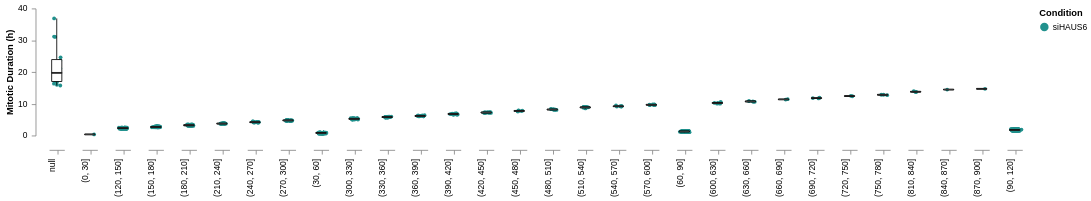

The code cell stored with this chart in its notebook:
### Code cell
Stripbox_MitoticDurationbin = stripbox_full(
    data = df_augmin, 
    x = 'Mitotic_duration_bin', 
    y = 'Mitotic_duration_hrs', 
    y_title = 'Mitotic Duration (h)', 
    y_min = 0, 
    y_max = 40, 
    colour = "Condition"
)
Stripbox_MitoticDurationbin

### Figure 1 — Vega-Lite specification as saved in the notebook (floating-point values rounded to 4 significant figures; data arrays with more than 128 entries replaced by an {"elided": "..."} marker saying what was removed)
{"config": {"view": {"continuousWidth": 300, "continuousHeight": 300, "stroke": "transparent", "strokeWidth": 0.5}, "axis": {"grid": true, "labelPadding": 5, "offset": 15, "ticks": true}, "facet": {"spacing": 18}, "header": {"labelOrient": "bottom", "title": null}}, "data": {"name": "data-de636e06bad9fbeabda6f153f589c18a"}, "facet": {"column": {"field": "Mitotic_duration_bin", "header": {"labelAlign": "right", "labelAngle": -90, "labelOrient": "bottom", "labelPadding": 5, "titleOrient": "top"}, "type": "nominal"}}, "spec": {"layer": [{"mark": {"type": "circle", "opacity": 1, "size": 20}, "encoding": {"color": {"field": "Condition", "scale": {"scheme": "viridis"}, "type": "nominal"}, "x": {"axis": {"grid": false, "labels": false, "ticks": true, "values": [0]}, "field": "jitter", "title": null, "type": "quantitative"}, "y": {"axis": {"grid": false, "labels": true, "ticks": true}, "field": "Mitotic_duration_hrs", "scale": {"domain": [0, 40]}, "title": "Mitotic Duration (h)", "type": "quantitative"}}, "transform": [{"calculate": "(sqrt(-2 * log(random() / 2)) * cos(2 * PI * random() / 2))", "as": "jitter"}]}, {"mark": {"type": "boxplot", "extent": "min-max", "size": 12}, "encoding": {"color": {"value": "white"}, "opacity": {"value": 1}, "stroke": {"value": "black"}, "y": {"field": "Mitotic_duration_hrs", "scale": {"domain": [0, 40]}, "title": "Mitotic Duration (h)", "type": "quantitative"}}}], "height": 150, "width": 18}, "$schema": "https://vega.github.io/schema/vega-lite/v5.20.1.json", "datasets": {"data-de636e06bad9fbeabda6f153f589c18a": {"elided": "612 records"}}}
